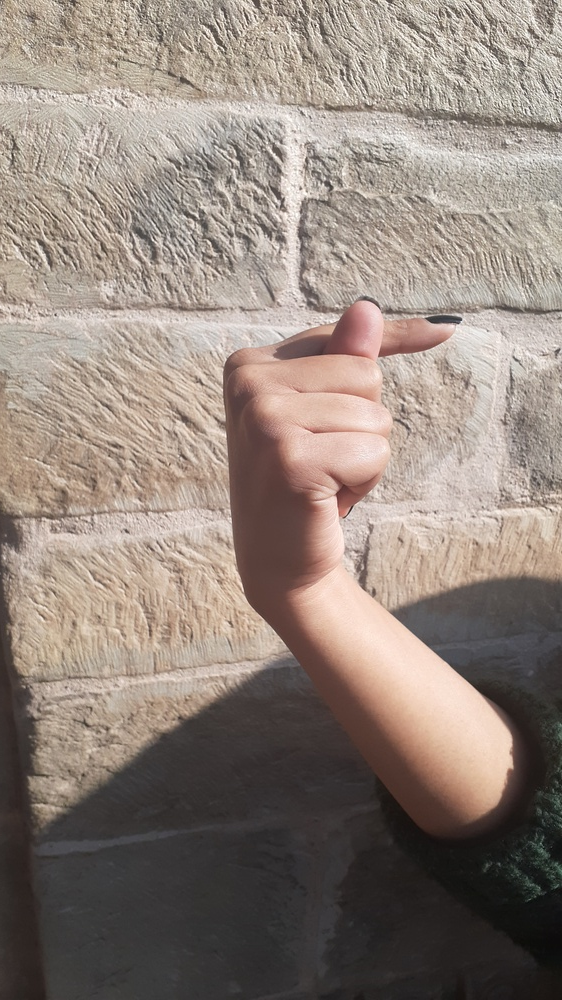
#> input picture 20191226_140129.jpg, 562 x 1000 px, shrunk from 2322 x 4128 before the run
$ python -i filter.py   (imports and definitions only)
#> lines starting #> are read from the running program, lines starting #| are printed output that depends on the picture; after the words box and inside, x2 and y2 are one past the last pixel; in counts of white or black regions, pixels touching at a corner belong together
#> further down, picture is the input picture: shape (1000, 562, 3); mean B, G, R 122.8, 131.6, 144.8
# -*- coding: utf-8 -*-
"""
Created on Mon Jul 27 13:13:01 2020

@author: user
"""
import cv2
import numpy as np

def detect_face(frame, block=False, colour=(0, 0, 0)):
    fill = [1, -1][block]
    face_cascade = cv2.CascadeClassifier(
        cv2.data.haarcascades + 'haarcascade_frontalface_default.xml')

    gray = cv2.cvtColor(frame, cv2.COLOR_BGR2GRAY)
    faces = face_cascade.detectMultiScale(gray, 1.1, 5)
    area = 0
    X = Y = W = H = 0
    for (x, y, w, h) in faces:
        if w * h > area:
            area = w * h
            X, Y, W, H = x, y, w, h
    cv2.rectangle(frame, (X, Y), (X + W, Y + H), colour, fill)

def find_hand(frame):
    hsv = cv2.cvtColor(frame,cv2.COLOR_BGR2HSV)
#> hsv: shape (1000, 562, 3); mean H, S, V 25.5, 38.3, 144.9
    lower = np.array([0, 48, 80], dtype = "uint8")
    upper = np.array([20, 255, 255], dtype = "uint8")
    mask = cv2.inRange(hsv,lower,upper)
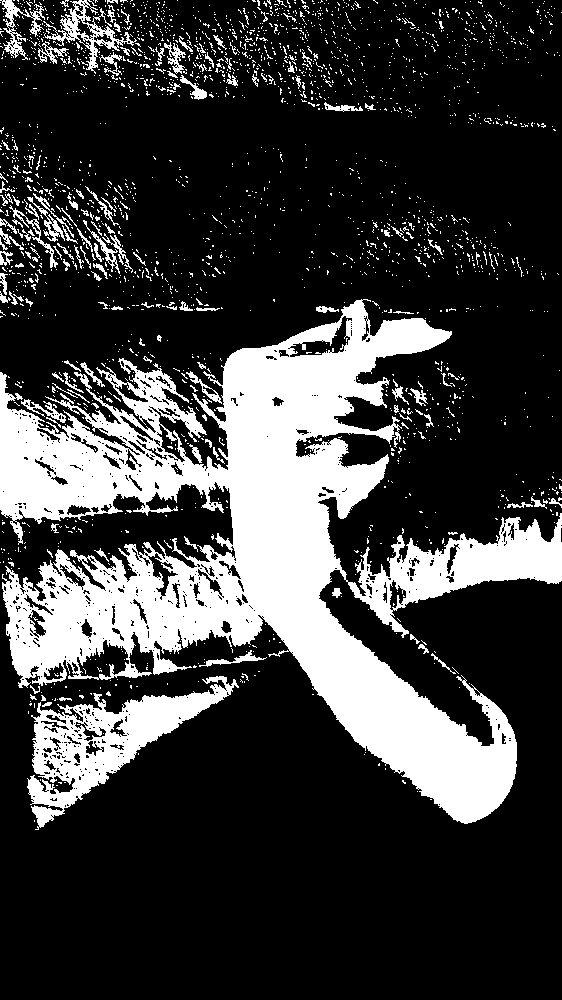
#> mask: shape (1000, 562); 23.7% white; 2345 white regions (2203 under 20 px), largest, box (x1, y1, x2, y2) and area: (0, 299, 562, 824) 105440, (27, 676, 239, 830) 10246, (43, 0, 137, 74) 1430
    kernel = cv2.getStructuringElement(cv2.MORPH_ELLIPSE, (11, 11))
    mask = cv2.erode(mask, kernel, iterations = 2)
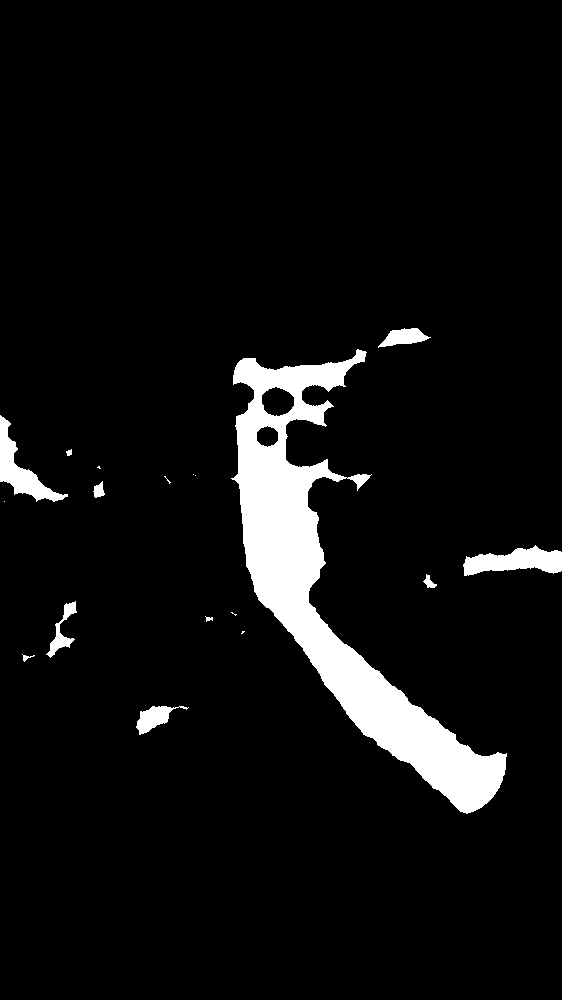
#> mask: shape (1000, 562); 6.4% white; 18 white regions (7 under 20 px), largest, box (x1, y1, x2, y2) and area: (231, 349, 507, 814) 30176, (463, 545, 562, 576) 1844, (0, 415, 68, 502) 1733
    mask = cv2.dilate(mask, kernel, iterations = 2)
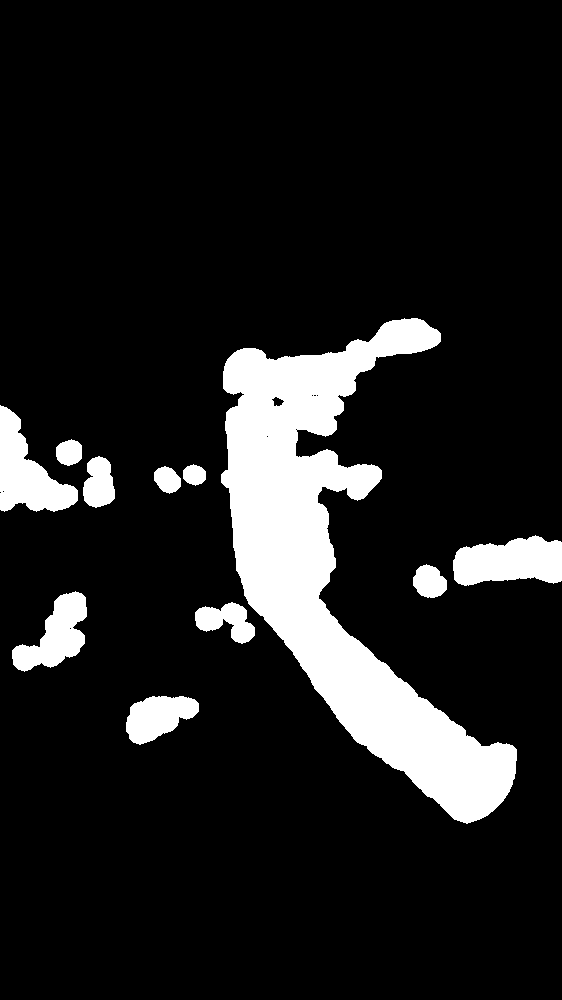
#> mask: shape (1000, 562); 12.2% white; 11 white regions, largest, box (x1, y1, x2, y2) and area: (221, 318, 517, 824) 49720, (453, 535, 562, 586) 4194, (0, 405, 78, 512) 4136
    mask = cv2.GaussianBlur(mask, (3, 3), 0)
    filtered = cv2.bitwise_and(frame,frame,mask=mask)
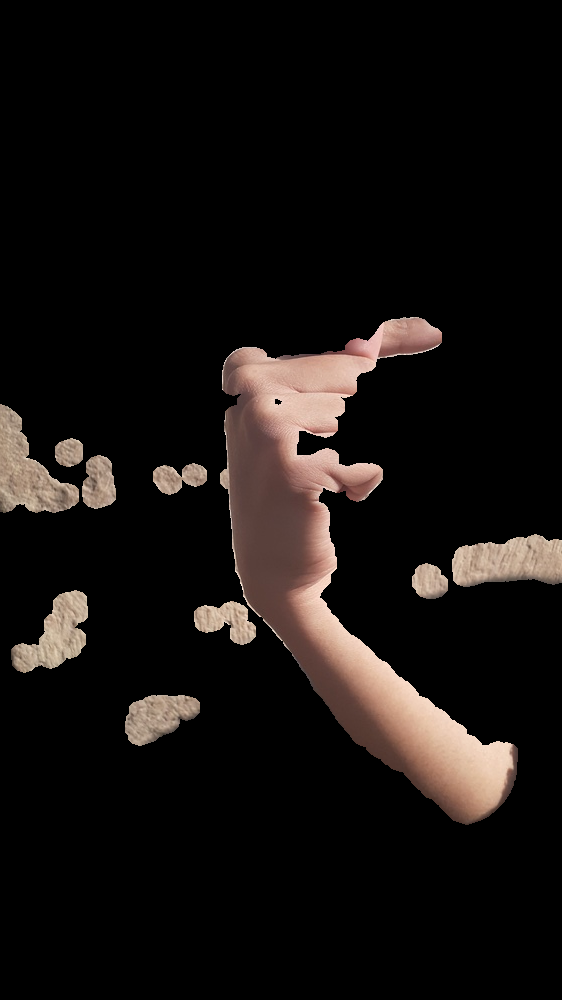
#> filtered: shape (1000, 562, 3); mean B, G, R 15.6, 17.5, 21.7
    return filtered


>>> import cv2
>>> picture = cv2.imread('../20191226_140129.jpg')
>>> result = find_hand(picture)

$ run again, on 20191226_140134.jpg
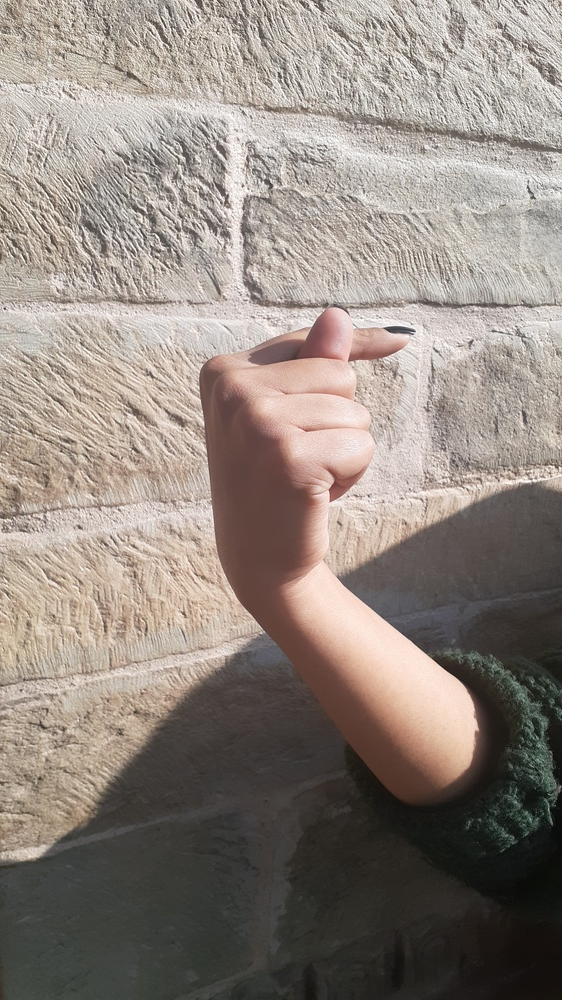
#> input picture 20191226_140134.jpg, 562 x 1000 px, shrunk from 2322 x 4128 before the run
#> picture is the input picture: shape (1000, 562, 3); mean B, G, R 126.7, 134.6, 144.8
#> hsv: shape (1000, 562, 3); mean H, S, V 19.7, 35.2, 145.2
#> in find_hand, `mask = cv2.inRange(hsv,lower,upper)`:
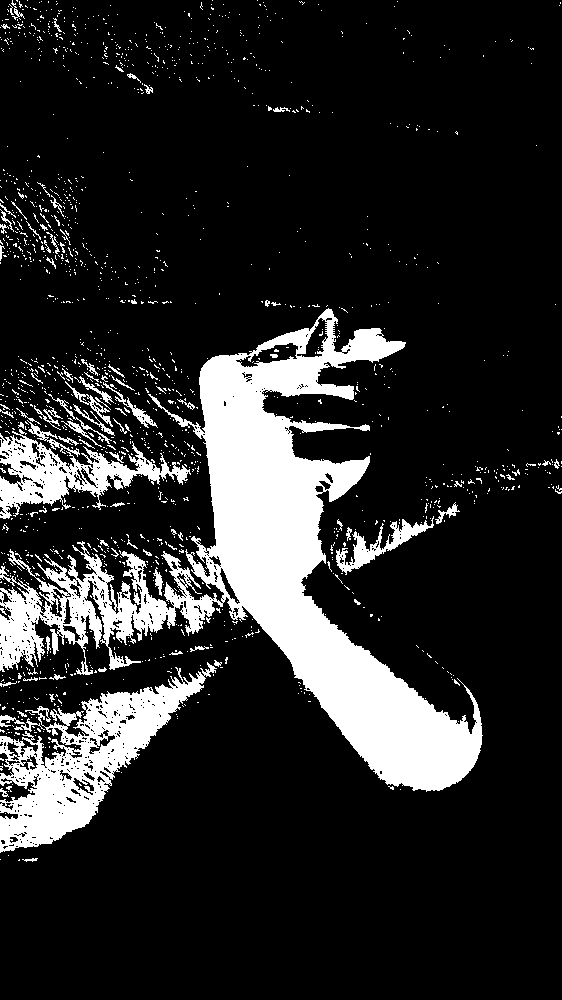
#> mask: shape (1000, 562); 16% white; 1569 white regions (1480 under 20 px), largest, box (x1, y1, x2, y2) and area: (0, 308, 483, 792) 59636, (0, 662, 217, 853) 13906, (0, 420, 191, 519) 6129
#> in find_hand, `filtered = cv2.bitwise_and(frame,frame,mask=mask)`:
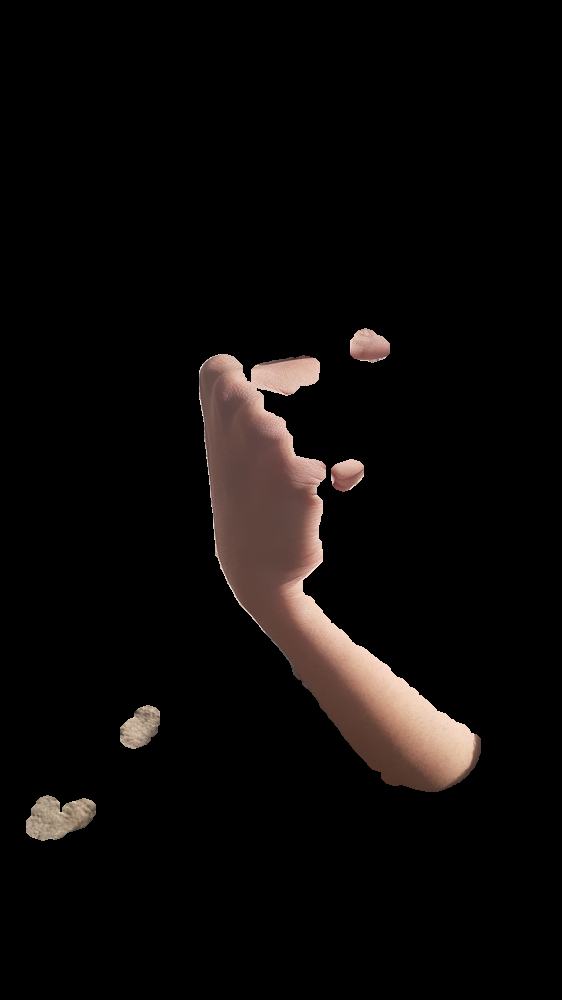
#> filtered: shape (1000, 562, 3); mean B, G, R 8.7, 9.7, 12.5

$ run again, on 20191226_140144.jpg
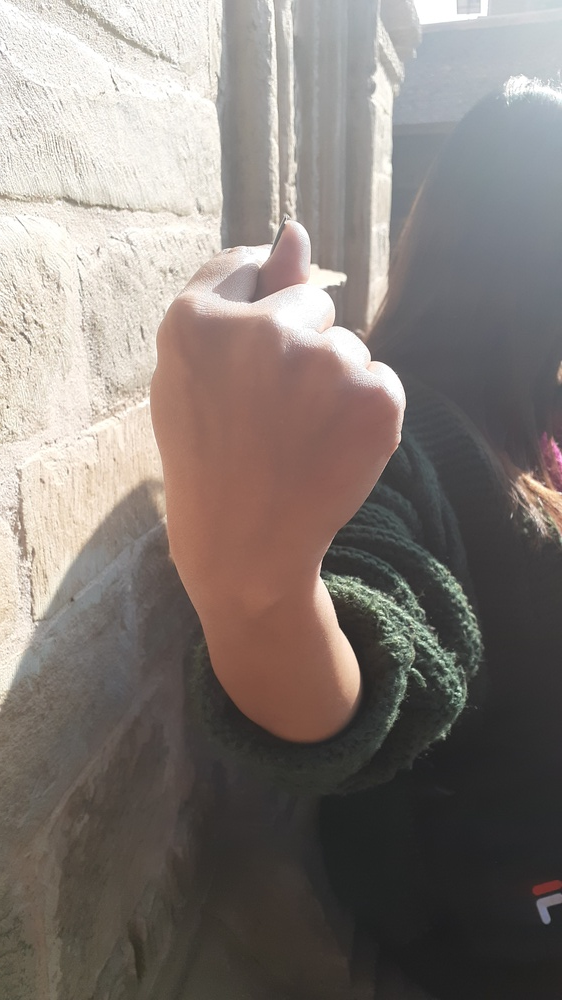
#> input picture 20191226_140144.jpg, 562 x 1000 px, shrunk from 2322 x 4128 before the run
#> picture is the input picture: shape (1000, 562, 3); mean B, G, R 118.6, 123.5, 131.7
#> hsv: shape (1000, 562, 3); mean H, S, V 41, 31.1, 133.3
#> in find_hand, `mask = cv2.inRange(hsv,lower,upper)`:
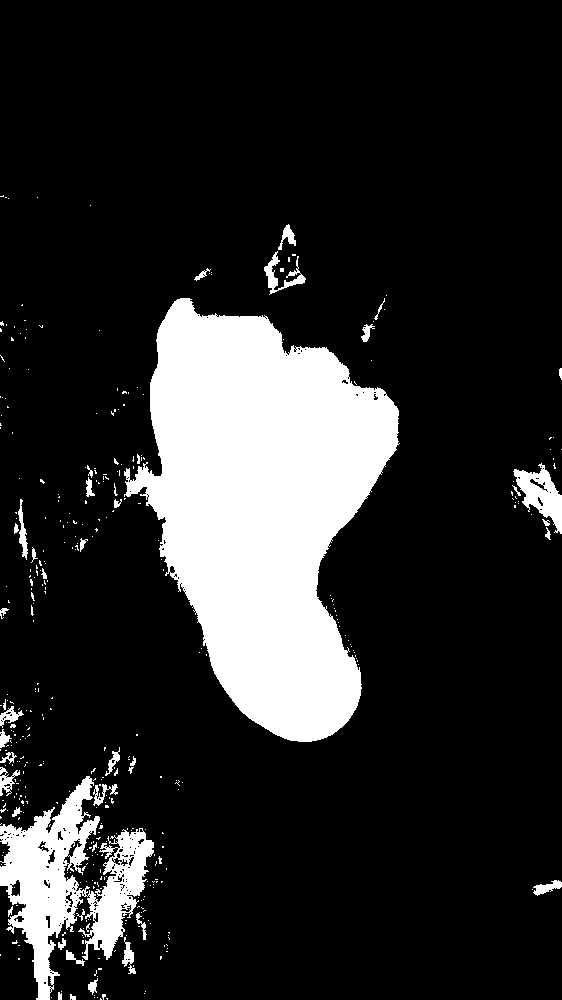
#> mask: shape (1000, 562); 16.5% white; 401 white regions (356 under 20 px), largest, box (x1, y1, x2, y2) and area: (124, 298, 400, 742) 72709, (0, 776, 154, 1000) 13661, (513, 463, 562, 534) 1571
#> in find_hand, `filtered = cv2.bitwise_and(frame,frame,mask=mask)`:
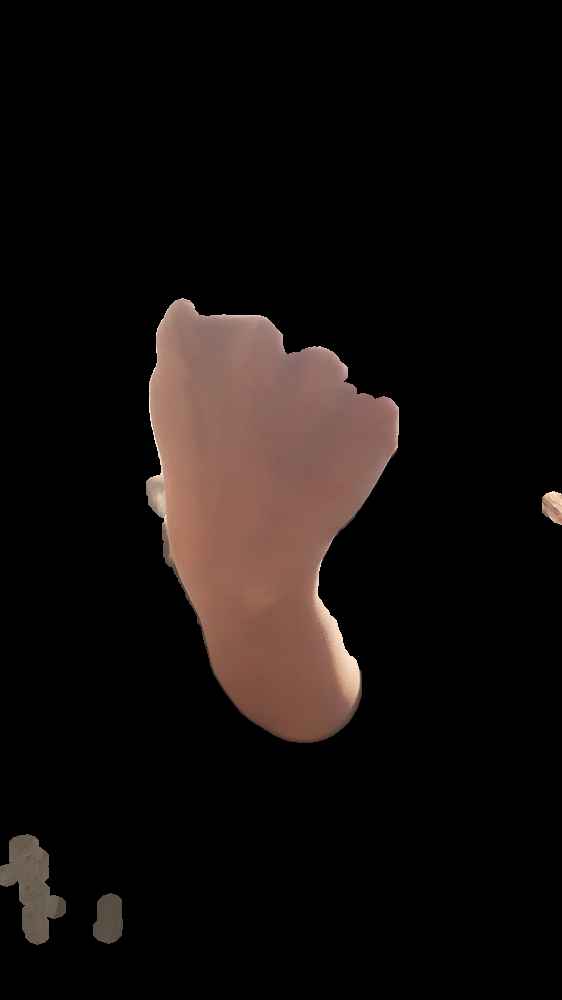
#> filtered: shape (1000, 562, 3); mean B, G, R 12.9, 14.7, 20.2

$ run again, on 20191226_140156.jpg
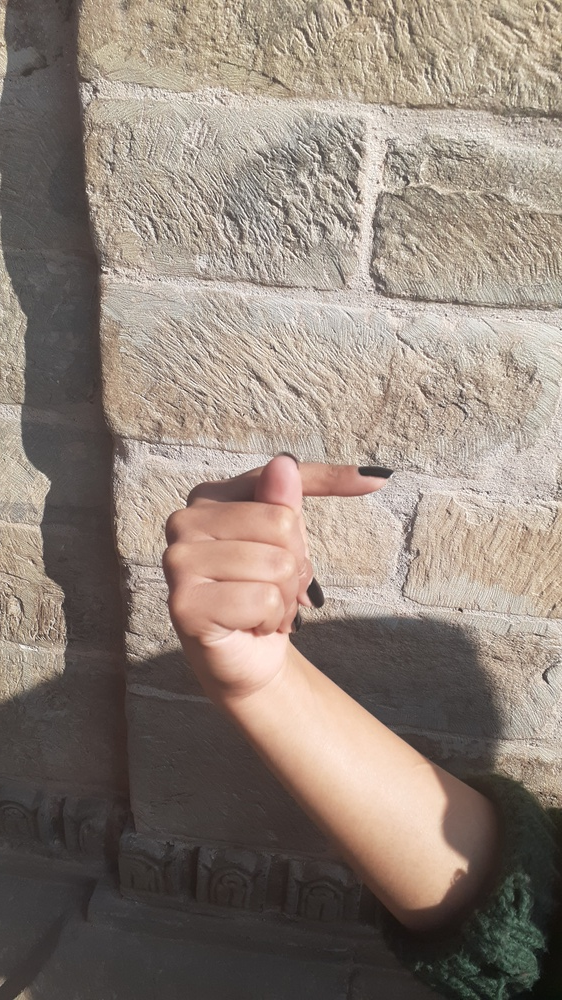
#> input picture 20191226_140156.jpg, 562 x 1000 px, shrunk from 2322 x 4128 before the run
#> picture is the input picture: shape (1000, 562, 3); mean B, G, R 120.3, 130.3, 143.1
#> hsv: shape (1000, 562, 3); mean H, S, V 20.7, 39.9, 143.2
#> in find_hand, `mask = cv2.inRange(hsv,lower,upper)`:
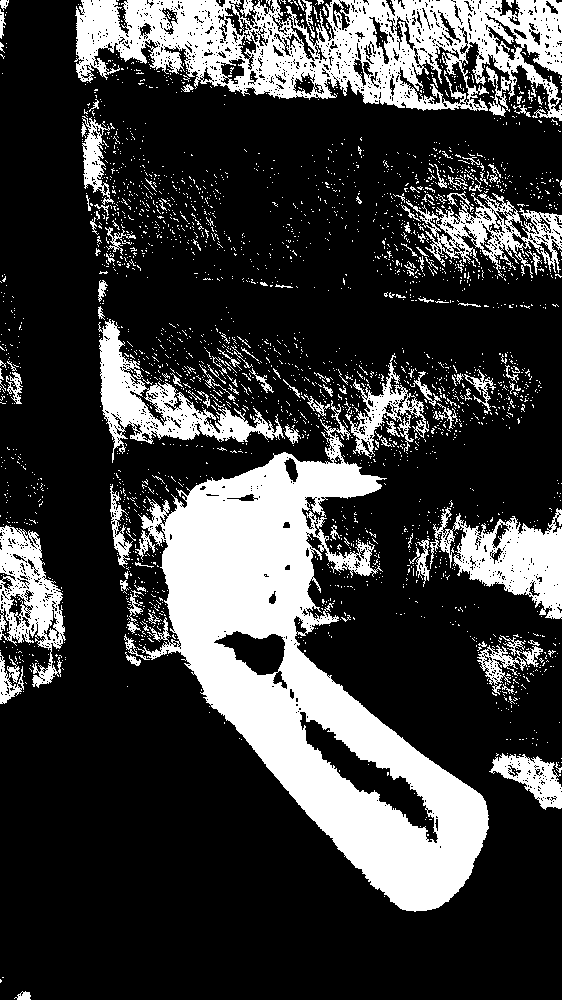
#> mask: shape (1000, 562); 24.1% white; 2839 white regions (2706 under 20 px), largest, box (x1, y1, x2, y2) and area: (135, 400, 489, 912) 60571, (74, 0, 562, 121) 30680, (98, 319, 285, 463) 6868
#> in find_hand, `filtered = cv2.bitwise_and(frame,frame,mask=mask)`:
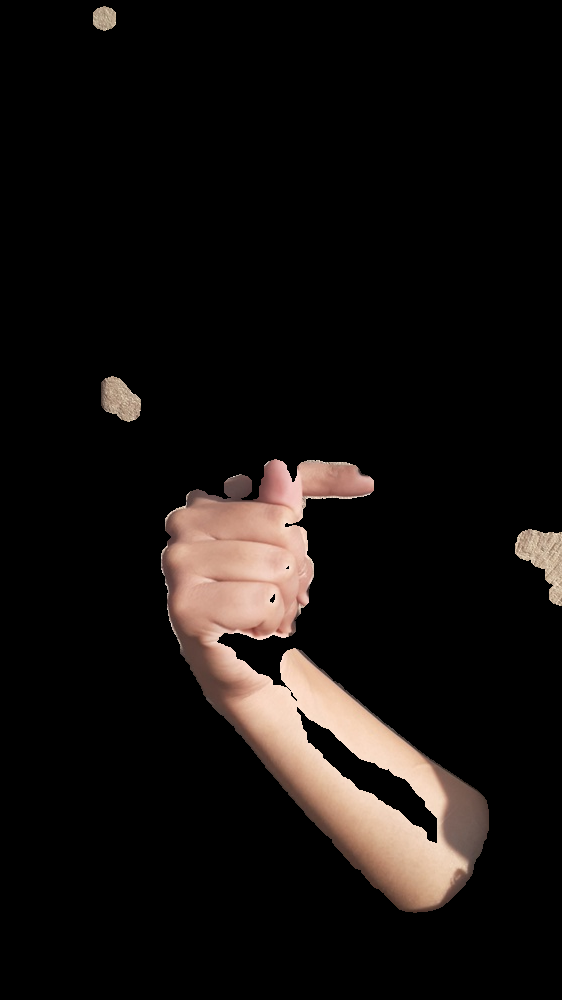
#> filtered: shape (1000, 562, 3); mean B, G, R 14.8, 16.9, 21
